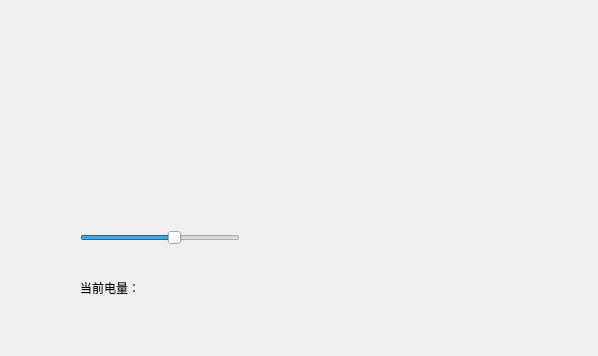
<?xml version="1.0" encoding="UTF-8"?>
<ui version="4.0">
 <class>Widget</class>
 <widget class="QWidget" name="Widget">
  <property name="geometry">
   <rect>
    <x>0</x>
    <y>0</y>
    <width>598</width>
    <height>356</height>
   </rect>
  </property>
  <property name="windowTitle">
   <string>Widget</string>
  </property>
  <widget class="QMyBattery" name="battery" native="true">
   <property name="geometry">
    <rect>
     <x>80</x>
     <y>80</y>
     <width>361</width>
     <height>111</height>
    </rect>
   </property>
  </widget>
  <widget class="QSlider" name="horizontalSlider">
   <property name="geometry">
    <rect>
     <x>80</x>
     <y>230</y>
     <width>160</width>
     <height>16</height>
    </rect>
   </property>
   <property name="maximum">
    <number>100</number>
   </property>
   <property name="value">
    <number>60</number>
   </property>
   <property name="orientation">
    <enum>Qt::Horizontal</enum>
   </property>
  </widget>
  <widget class="QLabel" name="label">
   <property name="geometry">
    <rect>
     <x>80</x>
     <y>280</y>
     <width>91</width>
     <height>16</height>
    </rect>
   </property>
   <property name="text">
    <string>当前电量：</string>
   </property>
  </widget>
 </widget>
 <customwidgets>
  <customwidget>
   <class>QMyBattery</class>
   <extends>QWidget</extends>
   <header>qmybattery.h</header>
   <container>1</container>
  </customwidget>
 </customwidgets>
 <resources/>
 <connections/>
</ui>
